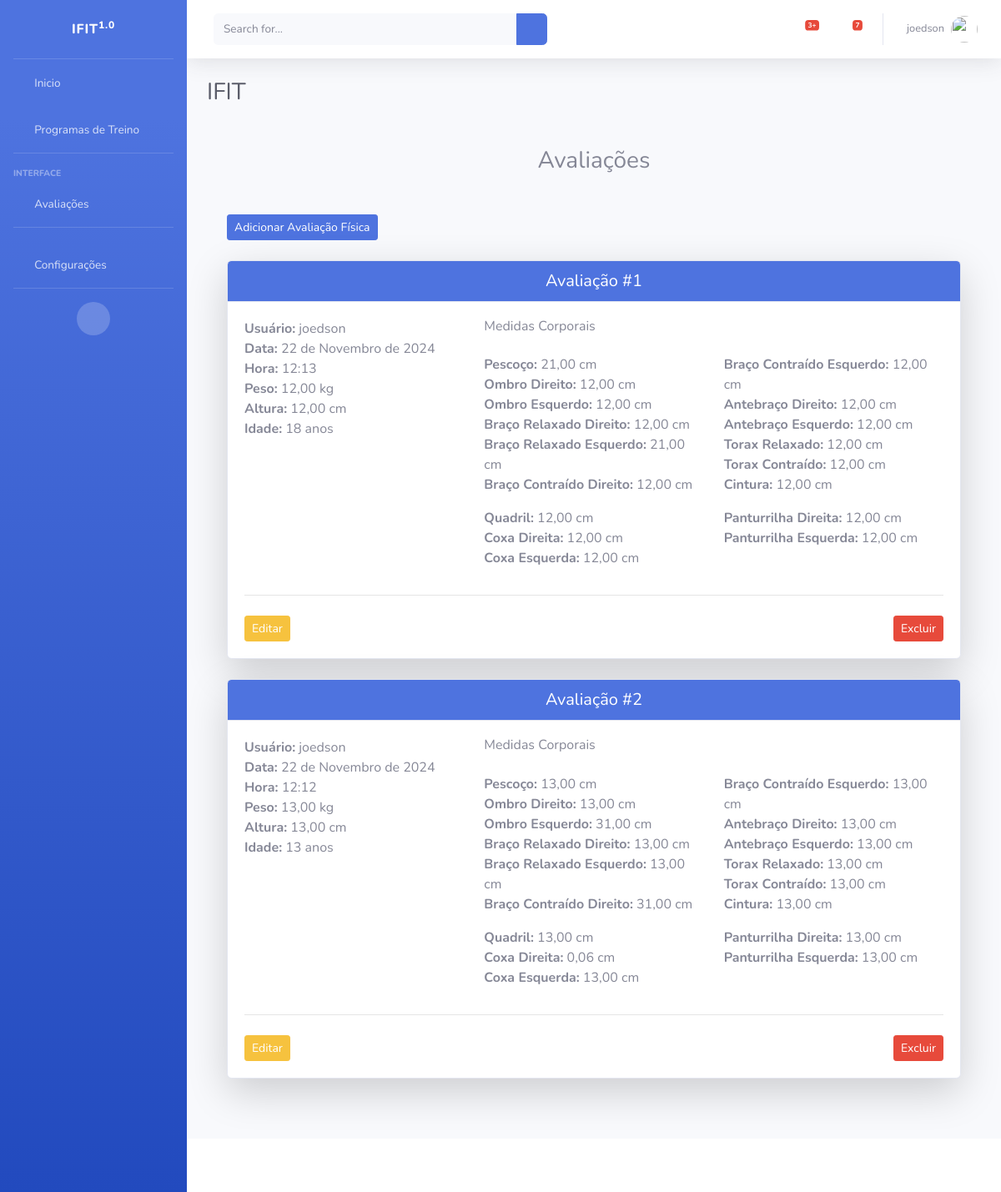
The page /listar/avaliacoes/ (signed in) on the database as committed earlier.
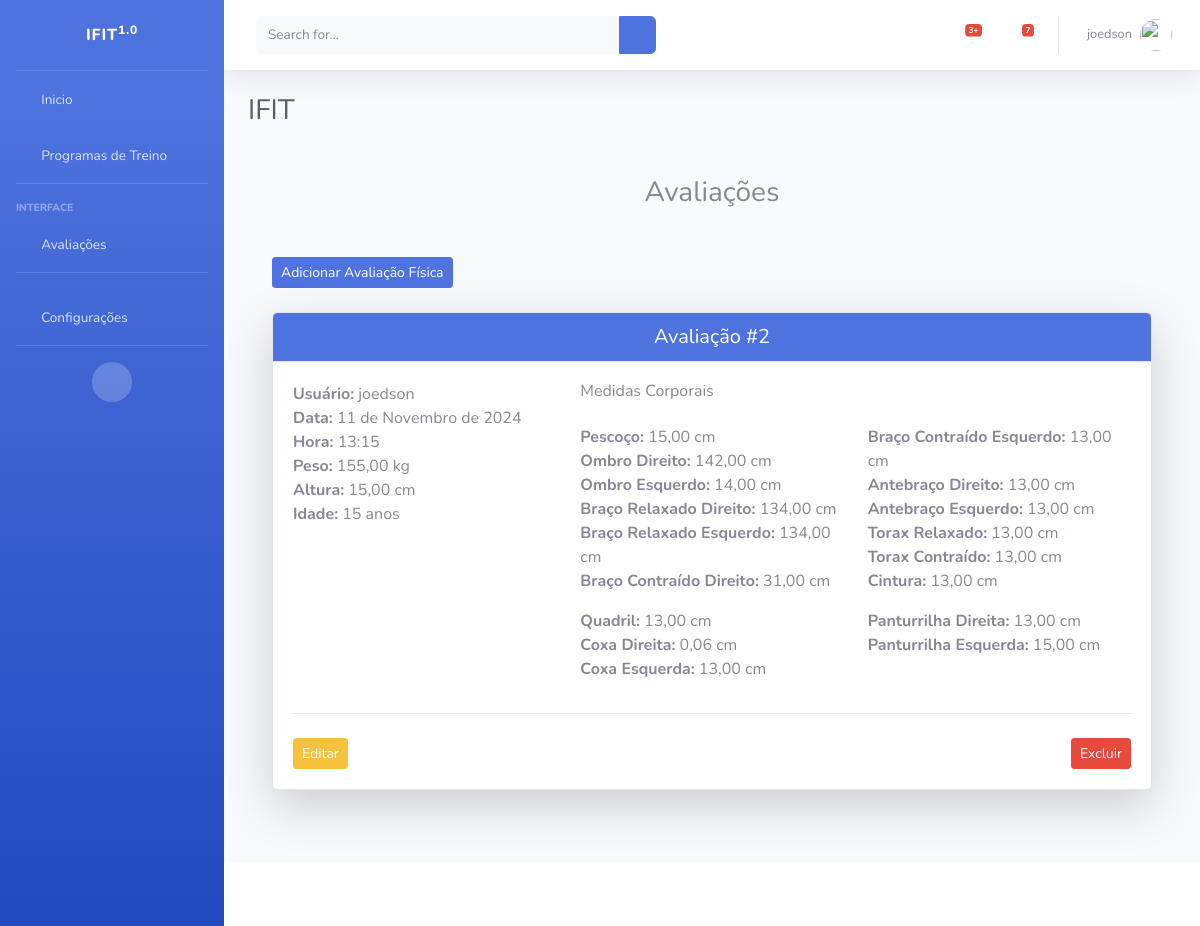
The same page on the database as committed later.
### cadastros/models.py (models this page shows, shortened)
class Avaliacao(models.Model):
    usuario = models.ForeignKey(User, on_delete=models.CASCADE)
    data = models.DateField()
    hora = models.TimeField()
    idade = models.PositiveIntegerField()
    peso = models.DecimalField(max_digits=5, decimal_places=2)
    altura = models.DecimalField(max_digits=4, decimal_places=2)
    pescoco = models.DecimalField(max_digits=5, decimal_places=2)
    ombro_dir = models.DecimalField(max_digits=5, decimal_places=2)
    ombro_esq = models.DecimalField(max_digits=5, decimal_places=2)
    braco_relaxado_dir = models.DecimalField(max_digits=5, decimal_places=2)
    braco_relaxado_esq = models.DecimalField(max_digits=5, decimal_places=2)
    braco_contraido_dir = models.DecimalField(max_digits=5, decimal_places=2)
    braco_contraido_esq = models.DecimalField(max_digits=5, decimal_places=2)
    antebraco_dir = models.DecimalField(max_digits=5, decimal_places=2)
    antebraco_esq = models.DecimalField(max_digits=5, decimal_places=2)
    torax_relaxado = models.DecimalField(max_digits=5, decimal_places=2)
    torax_contraido = models.DecimalField(max_digits=5, decimal_places=2)
    cintura = models.DecimalField(max_digits=5, decimal_places=2)
    quadril = models.DecimalField(max_digits=5, decimal_places=2)
    coxa_dir = models.DecimalField(max_digits=5, decimal_places=2)
    coxa_esq = models.DecimalField(max_digits=5, decimal_places=2)
    panturrilha_dir = models.DecimalField(max_digits=5, decimal_places=2)
    panturrilha_esq = models.DecimalField(max_digits=5, decimal_places=2)

### cadastros/views.py (the view)
# urls.py: path('listar/avaliacoes/', AvaliacaoList.as_view(), name='listar-avaliacoes'),
class AvaliacaoList(LoginRequiredMixin, ListView):
    login_url = reverse_lazy('login')
    model = Avaliacao
    template_name = 'cadastros/listas/avaliacao.html'
    def get_queryset(self):
        if self.request.user.is_staff:
            return Avaliacao.objects.all()
        else:
            return Avaliacao.objects.filter(usuario=self.request.user)

### cadastros/templates/cadastros/listas/avaliacao.html
{% extends 'paginas/index.html' %}
{% load static %}
{% block conteudo %}
<div class="container my-5">
    <h3 class="text-center mb-5">Avaliações</h3>
    <div class="d-flex justify-content-between mb-4">
        <a href="{% url 'cadastrar-avaliacao' %}" class="btn btn-primary btn-sm">Adicionar Avaliação Física</a>
    </div>
    <div class="row">
        {% for avaliacao in object_list %}
        <div class="col-md-12 mb-4">
            <div class="card shadow-lg">
                <div class="card-header bg-primary text-white">
                    <h5 class="m-0 text-center">Avaliação #{{ avaliacao.pk }}</h5>
                </div>
                <div class="card-body">
                    <div class="row">
                        <div class="col-md-4 mb-3">
                            <ul class="list-unstyled">
                                <li><strong>Usuário:</strong> {{ avaliacao.usuario }}</li>
                                <li><strong>Data:</strong> {{ avaliacao.data }}</li>
                                <li><strong>Hora:</strong> {{ avaliacao.hora }}</li>
                                <li><strong>Peso:</strong> {{ avaliacao.peso }} kg</li>
                                <li><strong>Altura:</strong> {{ avaliacao.altura }} cm</li>
                                <li><strong>Idade:</strong> {{ avaliacao.idade }} anos</li>
                            </ul>
                        </div>
                        <div class="col-md-8">
                            <h6 class="mb-4">Medidas Corporais</h6>
                            <div class="row">
                                <div class="col-6">
                                    <ul class="list-unstyled">
                                        <li><strong>Pescoço:</strong> {{ avaliacao.pescoco }} cm</li>
                                        <li><strong>Ombro Direito:</strong> {{ avaliacao.ombro_dir }} cm</li>
                                        <li><strong>Ombro Esquerdo:</strong> {{ avaliacao.ombro_esq }} cm</li>
                                        <li><strong>Braço Relaxado Direito:</strong> {{ avaliacao.braco_relaxado_dir }} cm</li>
                                        <li><strong>Braço Relaxado Esquerdo:</strong> {{ avaliacao.braco_relaxado_esq }} cm</li>
                                        <li><strong>Braço Contraído Direito:</strong> {{ avaliacao.braco_contraido_dir }} cm</li>
                                    </ul>
                                </div>
                                <div class="col-6">
                                    <ul class="list-unstyled">
                                        <li><strong>Braço Contraído Esquerdo:</strong> {{ avaliacao.braco_contraido_esq }} cm</li>
                                        <li><strong>Antebraço Direito:</strong> {{ avaliacao.antebraco_dir }} cm</li>
                                        <li><strong>Antebraço Esquerdo:</strong> {{ avaliacao.antebraco_esq }} cm</li>
                                        <li><strong>Torax Relaxado:</strong> {{ avaliacao.torax_relaxado }} cm</li>
                                        <li><strong>Torax Contraído:</strong> {{ avaliacao.torax_contraido }} cm</li>
                                        <li><strong>Cintura:</strong> {{ avaliacao.cintura }} cm</li>
                                    </ul>
                                </div>
                            </div>
                            <div class="row">
                                <div class="col-6">
                                    <ul class="list-unstyled">
                                        <li><strong>Quadril:</strong> {{ avaliacao.quadril }} cm</li>
                                        <li><strong>Coxa Direita:</strong> {{ avaliacao.coxa_dir }} cm</li>
                                        <li><strong>Coxa Esquerda:</strong> {{ avaliacao.coxa_esq }} cm</li>
                                    </ul>
                                </div>
                                <div class="col-6">
                                    <ul class="list-unstyled">
                                        <li><strong>Panturrilha Direita:</strong> {{ avaliacao.panturrilha_dir }} cm</li>
                                        <li><strong>Panturrilha Esquerda:</strong> {{ avaliacao.panturrilha_esq }} cm</li>
                                    </ul>
                                </div>
                            </div>
                        </div>
                    </div>
                    <hr>
                    <div class="d-flex justify-content-between mt-4">
                        <a href="{% url 'editar-avaliacao' avaliacao.pk %}" class="btn btn-warning btn-sm" title="Editar">Editar</a>
                        <a href="{% url 'excluir-avaliacao' avaliacao.pk %}" class="btn btn-danger btn-sm" title="Excluir">Excluir</a>
                    </div>
                </div>
            </div>
        </div>
        {% empty %}
        <div class="col-12">
            <div class="alert alert-info text-center">
                Nenhuma Avaliação registrada.
            </div>
        </div>
        {% endfor %}
    </div>
</div>
{% endblock %}

### paginas/templates/paginas/index.html (shortened to what this page needs)
{% load static %}
<!DOCTYPE html>
<html lang="pt-br">
<head>
    <link href={% static "fontawesome-free/css/all.min.css" %} rel="stylesheet" type="text/css">
    <link href={% static "css/sb-admin-2.min.css" %} rel="stylesheet" type="text/css">
    <link href={% static "css/sb-admin-2.min.css" %} rel="stylesheet">
</head>
<body id="page-top">
    <div id="wrapper">
        <ul class="navbar-nav bg-gradient-primary sidebar sidebar-dark accordion" id="accordionSidebar">
            <a class="sidebar-brand d-flex align-items-center justify-content-center" href="index.html">
                <div class="sidebar-brand-text mx-3">IFIT<sup>1.0</sup></div>
            </a>
            <hr class="sidebar-divider my-0">
            <li class="nav-item">
                    <a class="nav-link" href="{% url 'inicio' %}">
                        <i class="fas fa-fw fa-tachometer-alt"></i>
                        <span>Inicio</span>
                    </a>
            </li>
            <li class="nav-item">
                <a class="nav-link" href="{% url 'listar-training-exercicios' %}">
                    <i class="fas fa-fw fa-tachometer-alt"></i>
                    <span>Programas de Treino</span></a>
            </li>
            <hr class="sidebar-divider">
            <div class="sidebar-heading">
                Interface
            </div>
            <li class="nav-item">
                <a class="nav-link collapsed" href="#" data-toggle="collapse" data-target="#collapseTwo"
                    aria-expanded="true" aria-controls="collapseTwo">
                    <i class="fas fa-fw fa-cog"></i>
                    <span>Avaliações</span>
                </a>
            </li>
            <hr class="sidebar-divider">
            <li class="nav-item">
                <a class="nav-link collapsed" href="#" data-toggle="collapse" data-target="#collapseUtilities"
                    aria-expanded="true" aria-controls="collapseUtilities">
                    <i class="fas fa-fw fa-wrench"></i>
                    <span>Configurações</span>
                </a>
            </li>
            <hr class="sidebar-divider d-none d-md-block">
            <div class="text-center d-none d-md-inline">
                <button class="rounded-circle border-0" id="sidebarToggle"></button>
            </div>
        </ul>
        <div id="content-wrapper" class="d-flex flex-column">
            <div id="content">
                <nav class="navbar navbar-expand navbar-light bg-white topbar mb-4 static-top shadow">
                    <form
                        class="d-none d-sm-inline-block form-inline mr-auto ml-md-3 my-2 my-md-0 mw-100 navbar-search">
                        <div class="input-group">
                            <input type="text" class="form-control bg-light border-0 small" placeholder="Search for..."
                                aria-label="Search" aria-describedby="basic-addon2">
                            <div class="input-group-append">
                                <button class="btn btn-primary" type="button">
                                    <i class="fas fa-search fa-sm"></i>
                                </button>
                            </div>
                        </div>
                    </form>
                    <ul class="navbar-nav ml-auto">
                        <li class="nav-item dropdown no-arrow mx-1">
                            <a class="nav-link dropdown-toggle" href="#" id="alertsDropdown" role="button"
                                data-toggle="dropdown" aria-haspopup="true" aria-expanded="false">
                                <i class="fas fa-bell fa-fw"></i>
                                <span class="badge badge-danger badge-counter">3+</span>
                            </a>
                        </li>
                        <li class="nav-item dropdown no-arrow mx-1">
                            <a class="nav-link dropdown-toggle" href="#" id="messagesDropdown" role="button"
                                data-toggle="dropdown" aria-haspopup="true" aria-expanded="false">
                                <i class="fas fa-envelope fa-fw"></i>
                                <span class="badge badge-danger badge-counter">7</span>
                            </a>
                        </li>
                        <li class="nav-item dropdown no-arrow">
                            {% if request.user.is_authenticated %}
                            <a class="nav-link dropdown-toggle" href="#" id="userDropdown" role="button"
                                data-toggle="dropdown" aria-haspopup="true" aria-expanded="false">
                                <span class="mr-2 d-none d-lg-inline text-gray-600 small">{{ request.user }}</span>
                                <img class="img-profile rounded-circle"
                                    src="img/undraw_profile.svg">
                            </a>
                            {% endif %}
                        </li>
                    </ul>
                </nav>
                <div class="container-fluid">
                    <h1 class="h3 mb-4 text-gray-800">IFIT</h1>
                    {% block conteudo %}{% endblock %}
                </div>
            </div>
            <footer class="sticky-footer bg-white">
            </footer>
        </div>
    </div>
</body>
</html>

Rows that differ between the two databases and show on the page:
removed Avaliacao: pk "1", usuario "joedson", data "22 de Novembro de 2024", hora "12:13", peso "12,00", altura "12,00", idade "18", pescoco "21,00", ombro_dir "12,00", ombro_esq "12,00", braco_relaxado_dir "12,00", braco_relaxado_esq "21,00", braco_contraido_dir "12,00", braco_contraido_esq "12,00", antebraco_dir "12,00", antebraco_esq "12,00", torax_relaxado "12,00", torax_contraido "12,00", cintura "12,00", quadril "12,00", coxa_dir "12,00", coxa_esq "12,00", panturrilha_dir "12,00", panturrilha_esq "12,00"
changed Avaliacao "joedson": data "22 de Novembro de 2024" → "11 de Novembro de 2024"; hora "12:12" → "13:15"; peso "13,00" → "155,00"; altura "13,00" → "15,00"; idade "13" → "15"; pescoco "13,00" → "15,00"; ombro_dir "13,00" → "142,00"; ombro_esq "31,00" → "14,00"; braco_relaxado_dir "13,00" → "134,00"; braco_relaxado_esq "13,00" → "134,00"; panturrilha_esq "13,00" → "15,00"
